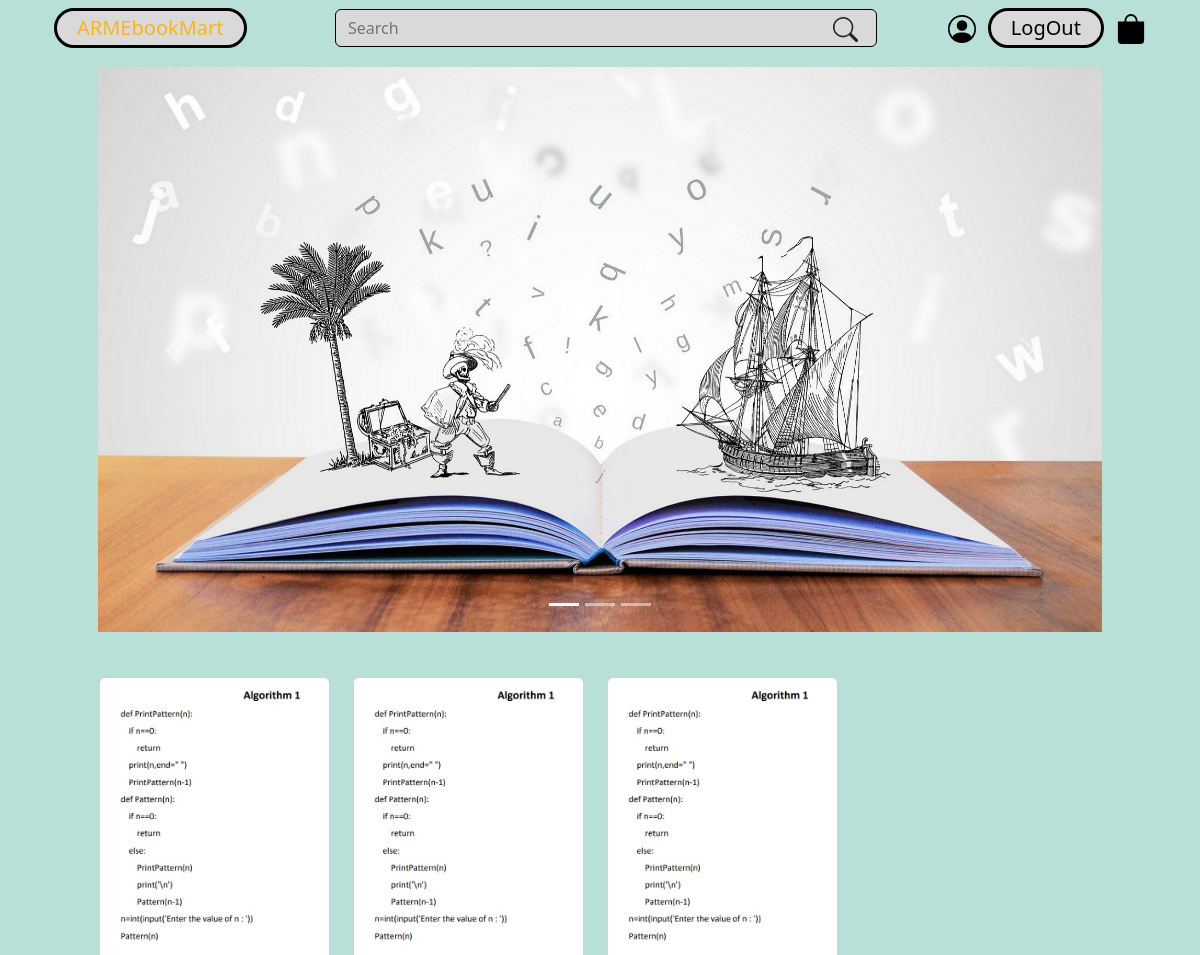
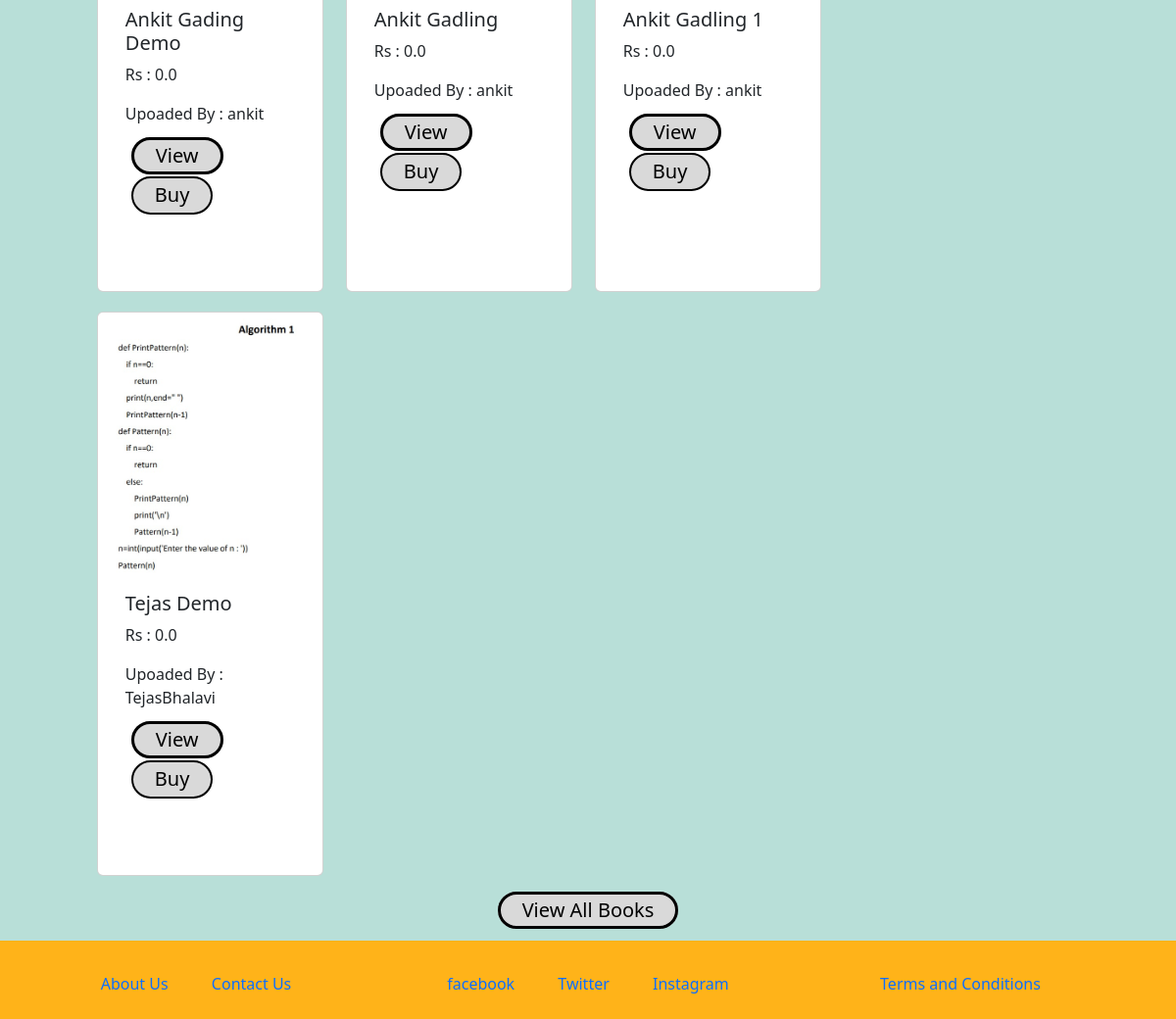
The app's page / (signed in) with its own data (2 pictures, top to bottom).
### ebooks/models.py (models this page shows, shortened)
class UserEbook(models.Model):
    author=models.ForeignKey(User, default=None,on_delete=models.CASCADE )
    title=models.CharField(max_length=50)
    price=models.FloatField()
    cover=models.ImageField(upload_to="media")
    book=models.FileField(upload_to="media")
    bookaudio=models.FileField(upload_to="media")
    slug=AutoSlugField(populate_from="title", unique=True , null=True )

### ebooks/views.py (the view)
# urls.py: 2. Add a URL to urlpatterns:  path('', views.home, name='home')
def home(request):
	cart_items=CartItems.objects.all()
	cart_item_total=0
	for item in cart_items:
		cart_item_total+=1
	booklist=list(UserEbook.objects.all())
	randombooklist=random.sample(booklist,4)
	ebooks={'userbooks': randombooklist,'cart_item_total':cart_item_total}
	if request.method=="GET":
		st=request.GET.get('search')
		if st!=None:
			ebooks={
				'userbooks':UserEbook.objects.filter(title__icontains=st),'cart_item_total':cart_item_total
			}
	return render(request, "index.html", ebooks)

### templates/index.html (shortened to what this page needs)
{% load static %}
<!doctype html>
<html lang="en">
<head>
  <link href="https://cdn.jsdelivr.net/npm/bootstrap@5.2.2/dist/css/bootstrap.min.css" rel="stylesheet"
>
  <link href="{% static 'styles/style.css' %}" rel="stylesheet">
</head>
<body>
  <div class="container">
    {% include 'navbar.html' with navbar='cart_item_count' %}
    <div id="carouselExampleCaptions" class="carousel slide size" data-bs-ride="true" data-bs-interval="1500">
      <div class="carousel-indicators">
        <button type="button" data-bs-target="#carouselExampleCaptions" data-bs-slide-to="0" class="active"
          aria-current="true" aria-label="Slide 1"></button>
        <button type="button" data-bs-target="#carouselExampleCaptions" data-bs-slide-to="1"
          aria-label="Slide 2"></button>
        <button type="button" data-bs-target="#carouselExampleCaptions" data-bs-slide-to="2"
          aria-label="Slide 3"></button>
      </div>
      <div class="carousel-inner">
        <div class="carousel-item active">
          <img src="{% static 'images/carosuel.jpg' %}" class="d-block w-100" alt="...">
          <div class="carousel-caption d-none d-md-block">
          </div>
        </div>
      </div>
      <button class="carousel-control-prev" type="button" data-bs-target="#carouselExampleCaptions"
        data-bs-slide="prev">
        <span class="carousel-control-prev-icon" aria-hidden="true"></span>
      </button>
      <button class="carousel-control-next" type="button" data-bs-target="#carouselExampleCaptions"
        data-bs-slide="next">
        <span class="carousel-control-next-icon" aria-hidden="true"></span>
      </button>
    </div>
    <div class="row books-center">
      {% for E in userbooks %}
      <div class="card book">
        {% if E.cover %}
        <img src="{{ E.cover.url }}" class="card-img-top" alt="{{E.title}}">
        {% endif %}
        <div class="card-body">
          <h5 class="card-title">{{E.title}}</h5>
          <p class="card-text">Rs : {{E.price}}</p>
          <p class="card-text">Upoaded By : {{E.author}}</p>
          {% if E.price > 0 %}
          <a href="buy" class="View">View</a>
          {% else %}
          <a class="View" href="viewuserbook/{{E.slug}}">View</a>
          {% endif %}
          <form style="display:inline;" action="cart_add_user_item/" method="post"><button class="View" type="submit"
              name="book_id" value="{{E.id}}">Buy</button></form>
        </div>
      </div>
      {% endfor %}
    </div>
    <center><a href="allbooks" class="View">View All Books</a></center>
  </div>
  <footer>
    <div class="container-fluid text-center">
      <div class="row">
        <div class="col">
          <a href="aboutus">About Us</a>
          <a href="contactus">Contact Us</a>
        </div>
        <div class="col">
          <a href="#">facebook</a>
          <a href="#">Twitter</a>
          <a href="#">Instagram</a>
        </div>
        <div class="col">
          <a href="terms-and-conditions">Terms and Conditions</a>
          <a href="#"></a>
        </div>
      </div>
    </div>
  </footer>
</body>
</html>

### static/styles/style.css (style rules this page uses)
body { background-color: #B8DFD8; }
.size { margin-top: 1%; margin-left: 5%; margin-right: 5%; width: 90%; }
.books-center { margin: 4% 5% 0px; }
.book { width: 23%; height: 36em; margin-bottom: 20px; margin-right: 22px; margin-left: 1px; }
.View { border-style: solid; font-size: 20px; color: black; background-color: #D9D9D9; border-radius: 43px; padding: 2px 22px 3px; margin: 6px; text-decoration: none; cursor: pointer; }
footer { margin-top: 2vh; padding-top: 4vh; background-color: #FFB319; height: 10vh; }
footer a { text-decoration: none; padding: 20px 20px 20px 20px; }

### records on screen
UserEbook: cover (picture), title "Ankit Gading Demo", price "0.0", author "ankit", {{ E.id }} 45 (drawn)
UserEbook: cover (picture), title "Ankit Gadling", price "0.0", author "ankit", {{ E.id }} 43 (drawn)
UserEbook: cover (picture), title "Ankit Gadling 1", price "0.0", author "ankit", {{ E.id }} 44 (drawn)
UserEbook: cover (picture), title "Tejas Demo", price "0.0", author "TejasBhalavi", {{ E.id }} 46 (drawn)
